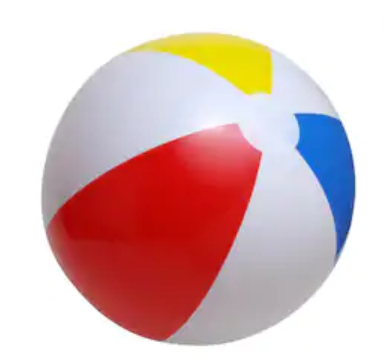
%> input picture ball.png, 384 x 362 px
$ octave pi_client_script.m   (GNU Octave 9; MATLAB toolbox functions it lacks are replaced by stand-ins)
%> lines starting %> are read from the running program, lines starting %| are printed output that depends on the picture

image_file = 'ball.png';

img = imread(image_file);
%> img is the input picture: size 362x384x3 uint8; mean R, G, B 217, 186, 186.3

R = img(:,:,1);
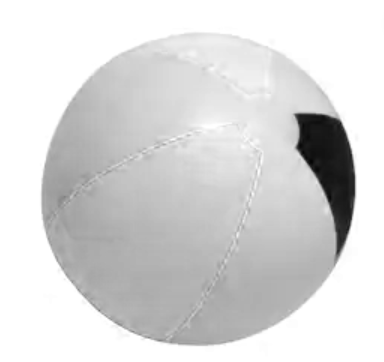
%> R: size 362x384 uint8; min 4, max 255, mean 217
G = img(:,:,2);
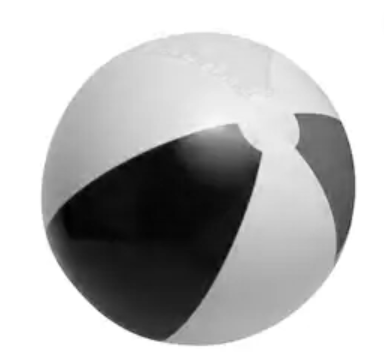
%> G: size 362x384 uint8; min 0, max 255, mean 186
B = img(:,:,3);
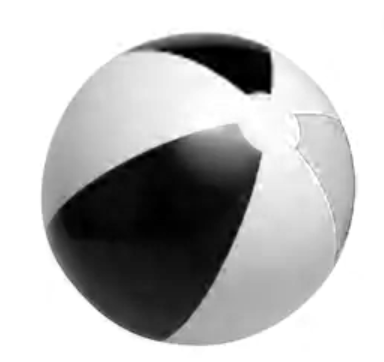
%> B: size 362x384 uint8; min 0, max 255, mean 186.3

Blank = R*0;
%> Blank: size 362x384 uint8; every value is 0
